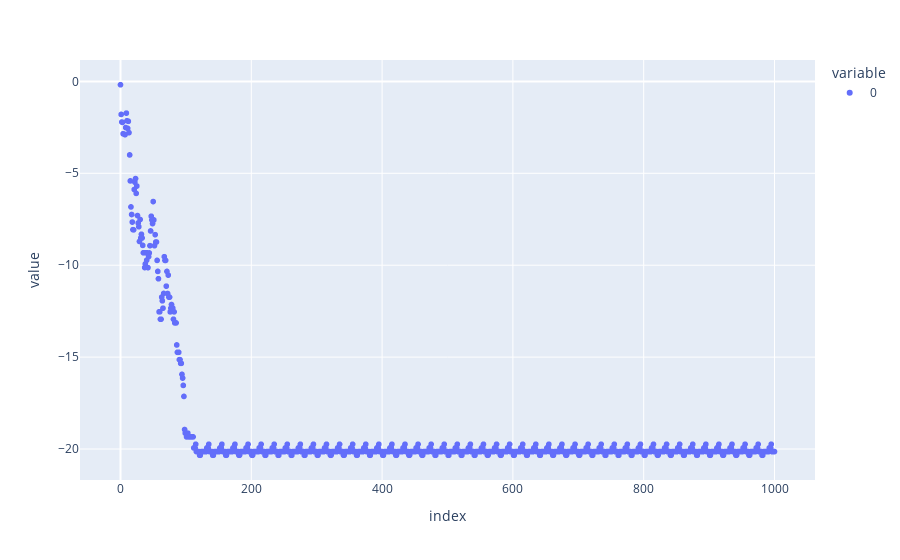

Notebook code for this chart:
### Code cell
px.scatter(mean_energies)

### Figure 1 — Plotly figure (JSON) as saved in the notebook; plotly's stock layout.template omitted (floating-point values rounded to 4 significant figures; data arrays with more than 128 entries replaced by an {"elided": "..."} marker saying what was removed)
{"data": [{"hovertemplate": "variable=0<br>index=%{x}<br>value=%{y}<extra></extra>", "legendgroup": "0", "marker": {"color": "#636efa", "symbol": "circle"}, "mode": "markers", "name": "0", "showlegend": true, "type": "scattergl", "x": {"elided": "1001 int values"}, "xaxis": "x", "y": {"elided": "1001 float values"}, "yaxis": "y"}], "layout": {"legend": {"title": {"text": "variable"}, "tracegroupgap": 0}, "margin": {"t": 60}, "xaxis": {"anchor": "y", "domain": [0, 1], "title": {"text": "index"}}, "yaxis": {"anchor": "x", "domain": [0, 1], "title": {"text": "value"}}}}
